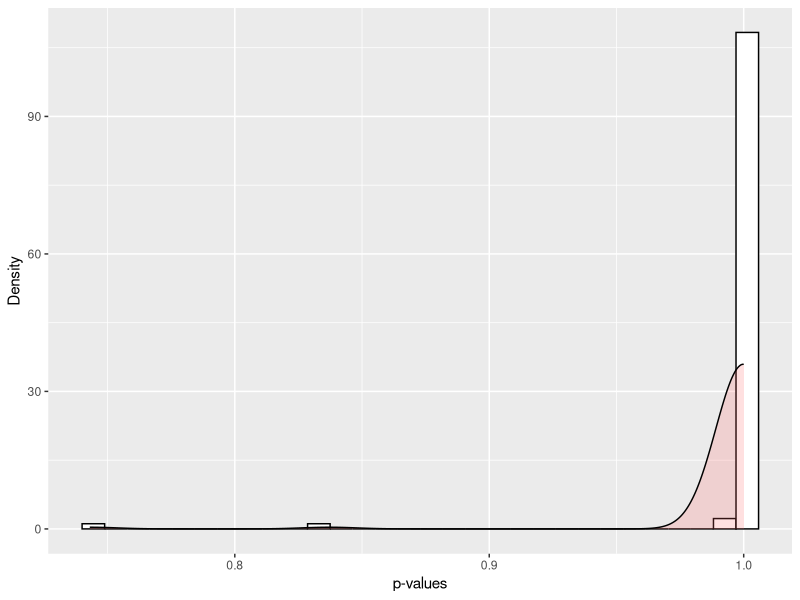
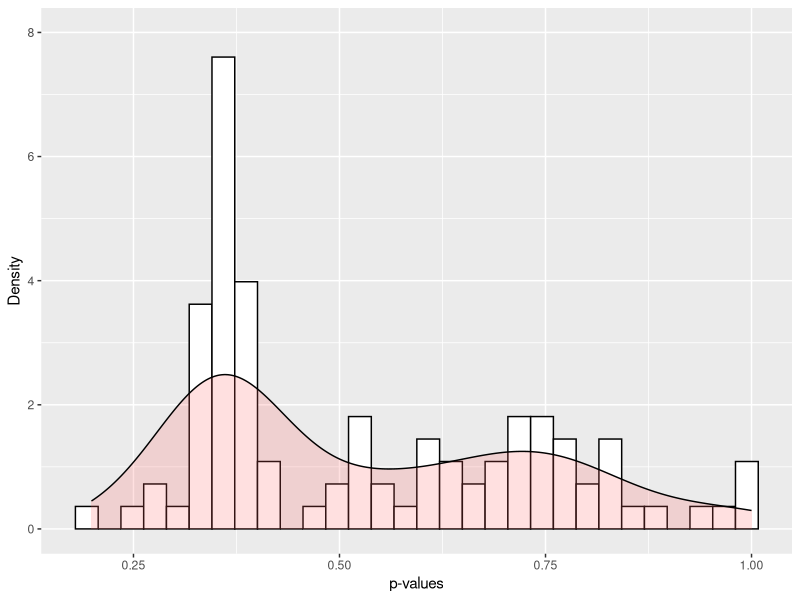

Source code (R) for these figures, in order:
library(ggplot2)

dt <- read.csv("sim2_pval.csv")

ggplot(dt, aes(x = boot_n150)) +
 geom_histogram(aes(y = ..density..), colour = "black", fill = "white") +
 geom_density(alpha = .2, fill = "#FF6666") + xlab("p-values") + ylab("Density")

ggplot(dt, aes(x = perm_n150)) +
 geom_histogram(aes(y = ..density..), colour = "black", fill = "white") +
 geom_density(alpha = .2, fill="#FF6666") + ylim(c(0, 8)) +
 xlab("p-values") + ylab("Density")